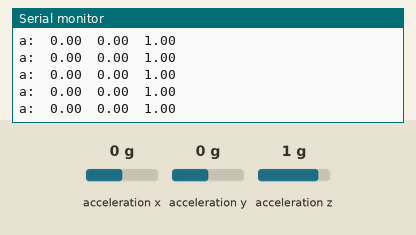
Recording of a sketch running on a simulated Arduino Uno, built for the host (arithmetic inside an expression is 32-bit, double 64-bit). On the bench: the last lines printed to the serial monitor. The test bench sets the inputs (shaded band); at power-on: acceleration x 0 g, acceleration y 0 g, acceleration z 1 g.

Above: at 1.2 s.
1.3 s: acceleration x set to -1.4 g
At 1.9 s:
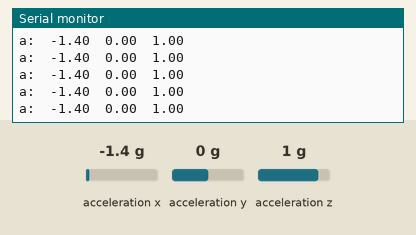
2.8 s: acceleration x set to 0 g
At 3.3 s:
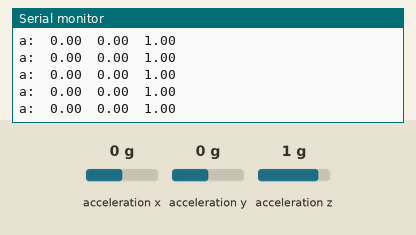
5.8 s: acceleration y set to -1.4 g
At 6.5 s:
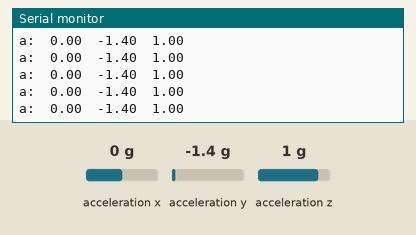
8.8 s: acceleration z set to -1.4 g
At 9.3 s:
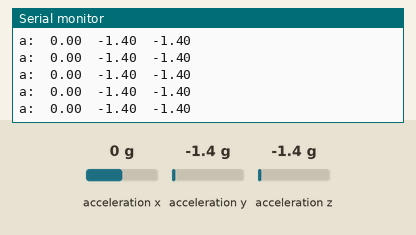

The sketch:

Get_Data_from_Accelerometer.ino
```cpp
#include "CurieIMU.h"

void setup() {
  Serial.begin(9600); // initialize Serial communication
  while (!Serial);    // wait for the serial port to open

  // initialize device
  Serial.println("Initializing IMU device...");
  CurieIMU.begin();

  // Set the accelerometer range to 2G
  CurieIMU.setAccelerometerRange(2);
}

void loop() {
  int axRaw, ayRaw, azRaw;         // raw accelerometer values
  float ax, ay, az;

  // read raw accelerometer measurements from device
  CurieIMU.readAccelerometer(axRaw, ayRaw, azRaw);

  // convert the raw accelerometer data to G's
  ax = convertRawAcceleration(axRaw);
  ay = convertRawAcceleration(ayRaw);
  az = convertRawAcceleration(azRaw);

  // display tab-separated accelerometer x/y/z values
  Serial.print("a:\t");
  Serial.print(ax);
  Serial.print("\t");
  Serial.print(ay);
  Serial.print("\t");
  Serial.print(az);
  Serial.println();
}

float convertRawAcceleration(int aRaw) {
  // since we are using 2G range
  // -2g maps to a raw value of -32768
  // +2g maps to a raw value of 32767

  float a = (aRaw * 2.0) / 32768.0;

  return a;
}
```

Measured:
- after the input at 1.3 s, the serial monitor: prints a new line at once (image 1)
- after the input at 5.8 s, the serial monitor: prints a new line at once (image 3)
- after the input at 8.8 s, the serial monitor: prints a new line at once (image 4)
